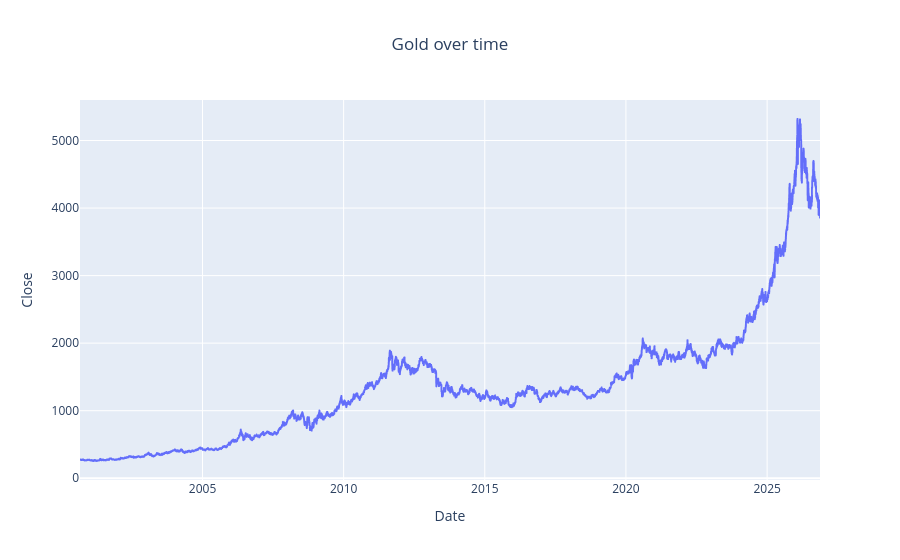

The notebook cell saved with this chart:
### Code cell
#Dynamic visualization of the gold plot
fig = px.line(gold,
             x=gold.index,
             y= "Close",
             title = 'Gold over time')
fig.update_layout(title_x = 0.5)
fig.show()

### Figure 1 — Plotly figure (JSON) as saved in the notebook; plotly's stock layout.template omitted (floating-point values rounded to 4 significant figures; data arrays with more than 128 entries replaced by an {"elided": "..."} marker saying what was removed)
{"data": [{"hovertemplate": "Date=%{x}<br>Close=%{y}<extra></extra>", "legendgroup": "", "line": {"color": "#636efa", "dash": "solid"}, "marker": {"symbol": "circle"}, "mode": "lines", "name": "", "showlegend": false, "type": "scattergl", "x": {"elided": "6579 str values"}, "xaxis": "x", "y": {"elided": "6579 float values"}, "yaxis": "y"}], "layout": {"legend": {"tracegroupgap": 0}, "title": {"text": "Gold over time", "x": 0.5}, "xaxis": {"anchor": "y", "domain": [0, 1], "title": {"text": "Date"}}, "yaxis": {"anchor": "x", "domain": [0, 1], "title": {"text": "Close"}}}}
